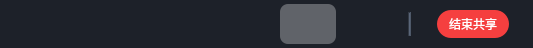
<?xml version="1.0" encoding="UTF-8"?>
<ui version="4.0">
 <class>ShareButtonBar</class>
 <widget class="QWidget" name="ShareButtonBar">
  <property name="geometry">
   <rect>
    <x>0</x>
    <y>0</y>
    <width>533</width>
    <height>48</height>
   </rect>
  </property>
  <property name="windowTitle">
   <string>Form</string>
  </property>
  <property name="styleSheet">
   <string notr="true">#content_widget{
background:#1d2129;
border-radius:30px;
}

QPushButton{
background:transparent;
border-radius: 8px;
font-family: 'Inter';
font-style: normal;
font-weight: 400;
font-size: 12px;
line-height: 22px;
text-align: center;
color: #C9CDD4;
border:none;
}

QPushButton:hover{
background: rgba(255, 255, 255, 0.05);
}

QPushButton:pressed{
background: rgba(255, 255, 255, 0.1);
}

QPushButton:disabled{
 background: rgba(255, 255, 255, 0.3);
}



#line{
background:#4E5969;
}



</string>
  </property>
  <layout class="QHBoxLayout" name="horizontalLayout">
   <property name="spacing">
    <number>0</number>
   </property>
   <property name="leftMargin">
    <number>0</number>
   </property>
   <property name="topMargin">
    <number>0</number>
   </property>
   <property name="rightMargin">
    <number>0</number>
   </property>
   <property name="bottomMargin">
    <number>0</number>
   </property>
   <item>
    <widget class="QWidget" name="content_widget" native="true">
     <property name="minimumSize">
      <size>
       <width>533</width>
       <height>48</height>
      </size>
     </property>
     <layout class="QHBoxLayout" name="horizontalLayout_2">
      <property name="spacing">
       <number>8</number>
      </property>
      <property name="leftMargin">
       <number>24</number>
      </property>
      <property name="topMargin">
       <number>4</number>
      </property>
      <property name="rightMargin">
       <number>24</number>
      </property>
      <property name="bottomMargin">
       <number>4</number>
      </property>
      <item>
       <widget class="QPushButton" name="btn_camera">
        <property name="minimumSize">
         <size>
          <width>56</width>
          <height>40</height>
         </size>
        </property>
        <property name="maximumSize">
         <size>
          <width>56</width>
          <height>40</height>
         </size>
        </property>
        <property name="styleSheet">
         <string notr="true">#btn_camera{
text-align:left;
padding-left:8px;
}</string>
        </property>
        <property name="text">
         <string/>
        </property>
        <property name="icon">
         <iconset resource="../resource/video_call_resource.qrc">
          <normaloff>:/img/videocall_camera_on</normaloff>:/img/videocall_camera_on</iconset>
        </property>
        <property name="iconSize">
         <size>
          <width>22</width>
          <height>22</height>
         </size>
        </property>
       </widget>
      </item>
      <item>
       <widget class="QPushButton" name="btn_mic">
        <property name="minimumSize">
         <size>
          <width>56</width>
          <height>40</height>
         </size>
        </property>
        <property name="maximumSize">
         <size>
          <width>56</width>
          <height>40</height>
         </size>
        </property>
        <property name="styleSheet">
         <string notr="true">#btn_mic{
text-align:left;
padding-left:8px;
}</string>
        </property>
        <property name="text">
         <string/>
        </property>
        <property name="icon">
         <iconset resource="../resource/video_call_resource.qrc">
          <normaloff>:/img/videocall_mic_on</normaloff>:/img/videocall_mic_on</iconset>
        </property>
        <property name="iconSize">
         <size>
          <width>22</width>
          <height>22</height>
         </size>
        </property>
       </widget>
      </item>
      <item>
       <widget class="QPushButton" name="btn_data">
        <property name="minimumSize">
         <size>
          <width>56</width>
          <height>40</height>
         </size>
        </property>
        <property name="maximumSize">
         <size>
          <width>56</width>
          <height>40</height>
         </size>
        </property>
        <property name="text">
         <string/>
        </property>
        <property name="icon">
         <iconset resource="../resource/video_call_resource.qrc">
          <normaloff>:/img/videocall_real_time_data</normaloff>:/img/videocall_real_time_data</iconset>
        </property>
        <property name="iconSize">
         <size>
          <width>22</width>
          <height>22</height>
         </size>
        </property>
       </widget>
      </item>
      <item>
       <widget class="QPushButton" name="btn_share">
        <property name="minimumSize">
         <size>
          <width>56</width>
          <height>40</height>
         </size>
        </property>
        <property name="maximumSize">
         <size>
          <width>56</width>
          <height>40</height>
         </size>
        </property>
        <property name="styleSheet">
         <string notr="true">#btn_share{
text-align:left;
padding-left:8px;
}</string>
        </property>
        <property name="text">
         <string/>
        </property>
        <property name="icon">
         <iconset resource="../resource/video_call_resource.qrc">
          <normaloff>:/img/videocall_share</normaloff>:/img/videocall_share</iconset>
        </property>
        <property name="iconSize">
         <size>
          <width>22</width>
          <height>22</height>
         </size>
        </property>
       </widget>
      </item>
      <item>
       <widget class="QPushButton" name="btn_beauty">
        <property name="enabled">
         <bool>false</bool>
        </property>
        <property name="minimumSize">
         <size>
          <width>56</width>
          <height>40</height>
         </size>
        </property>
        <property name="maximumSize">
         <size>
          <width>56</width>
          <height>40</height>
         </size>
        </property>
        <property name="text">
         <string/>
        </property>
        <property name="icon">
         <iconset resource="../resource/video_call_resource.qrc">
          <normaloff>:/img/videocall_beauty</normaloff>:/img/videocall_beauty</iconset>
        </property>
        <property name="iconSize">
         <size>
          <width>22</width>
          <height>22</height>
         </size>
        </property>
       </widget>
      </item>
      <item>
       <widget class="QPushButton" name="btn_setting">
        <property name="minimumSize">
         <size>
          <width>56</width>
          <height>40</height>
         </size>
        </property>
        <property name="maximumSize">
         <size>
          <width>56</width>
          <height>40</height>
         </size>
        </property>
        <property name="text">
         <string/>
        </property>
        <property name="icon">
         <iconset resource="../resource/video_call_resource.qrc">
          <normaloff>:/img/videocall_setting</normaloff>:/img/videocall_setting</iconset>
        </property>
        <property name="iconSize">
         <size>
          <width>22</width>
          <height>22</height>
         </size>
        </property>
       </widget>
      </item>
      <item>
       <widget class="Line" name="line">
        <property name="minimumSize">
         <size>
          <width>0</width>
          <height>24</height>
         </size>
        </property>
        <property name="maximumSize">
         <size>
          <width>16777215</width>
          <height>24</height>
         </size>
        </property>
        <property name="frameShadow">
         <enum>QFrame::Sunken</enum>
        </property>
        <property name="lineWidth">
         <number>1</number>
        </property>
        <property name="midLineWidth">
         <number>0</number>
        </property>
        <property name="orientation">
         <enum>Qt::Vertical</enum>
        </property>
       </widget>
      </item>
      <item>
       <spacer name="horizontalSpacer">
        <property name="orientation">
         <enum>Qt::Horizontal</enum>
        </property>
        <property name="sizeHint" stdset="0">
         <size>
          <width>40</width>
          <height>20</height>
         </size>
        </property>
       </spacer>
      </item>
      <item>
       <widget class="QPushButton" name="btn_end">
        <property name="minimumSize">
         <size>
          <width>72</width>
          <height>28</height>
         </size>
        </property>
        <property name="maximumSize">
         <size>
          <width>72</width>
          <height>28</height>
         </size>
        </property>
        <property name="styleSheet">
         <string notr="true">#btn_end{
background: #F53F3F;
border-radius: 14px;
color: #FFFFFF;
}

#btn_end:hover{
background: #f57676;
}
#btn_end:pressed{
background:#ad2f2f
}

</string>
        </property>
        <property name="text">
         <string>结束共享</string>
        </property>
       </widget>
      </item>
     </layout>
    </widget>
   </item>
  </layout>
 </widget>
 <resources>
  <include location="../resource/video_call_resource.qrc"/>
 </resources>
 <connections/>
</ui>
